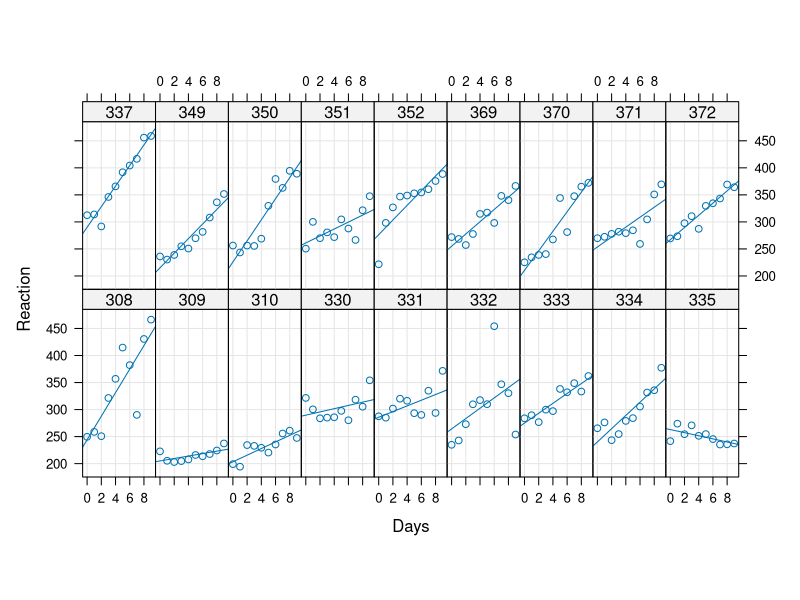
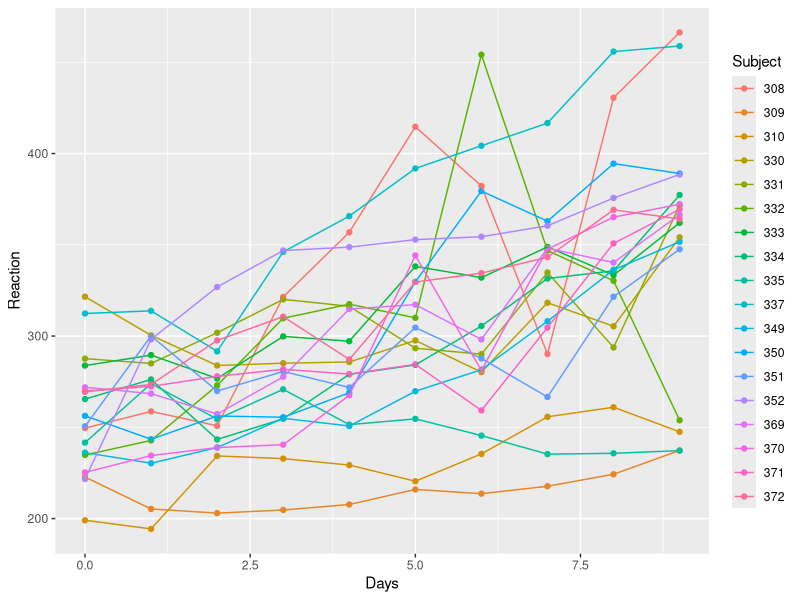

Write the R code that produced these figures, in order.
## ---- chunk 1
#| label: dataframe
tibble::glimpse(dat <- lme4::sleepstudy)
NULL
## ---- chunk 2
#| code-fold: true
#| label: fig-latticeplot
#| fig-cap: Panel plot of reaction time (ms.) versus days of sleep deprivation by subject
print(lattice::xyplot(Reaction ~ Days | Subject, dat, aspect=2.3, type=c("g","p","r")))
NULL
## ---- chunk 3
#| code-fold: true
#| label: fig-ggplot2
#| fig-cap: Reaction time versus days of sleep deprivation without markers for Subject.
library(ggplot2)
print(
    ggplot(dat) + 
        geom_point(
            aes(x = Days, y = Reaction, color=Subject)
        ) +
        geom_line(
            aes(x = Days, y = Reaction, color = Subject)
        )
    )
NULL
